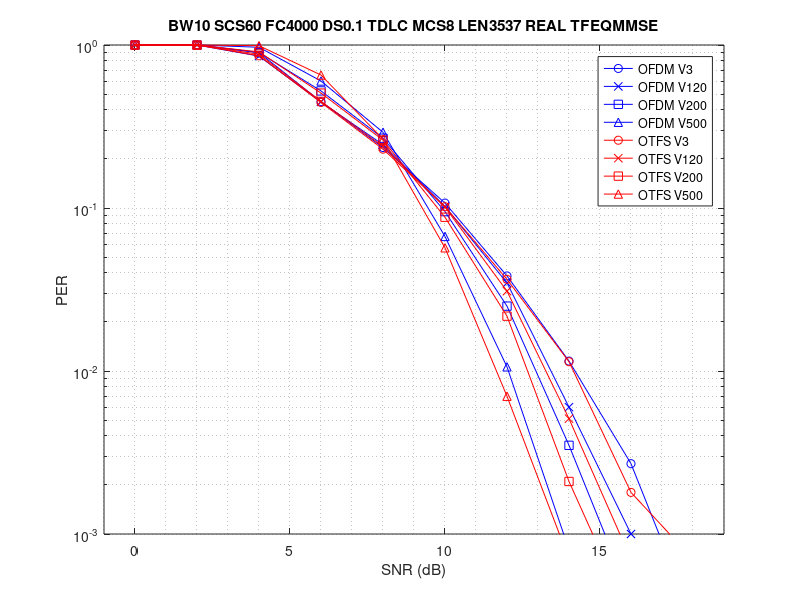
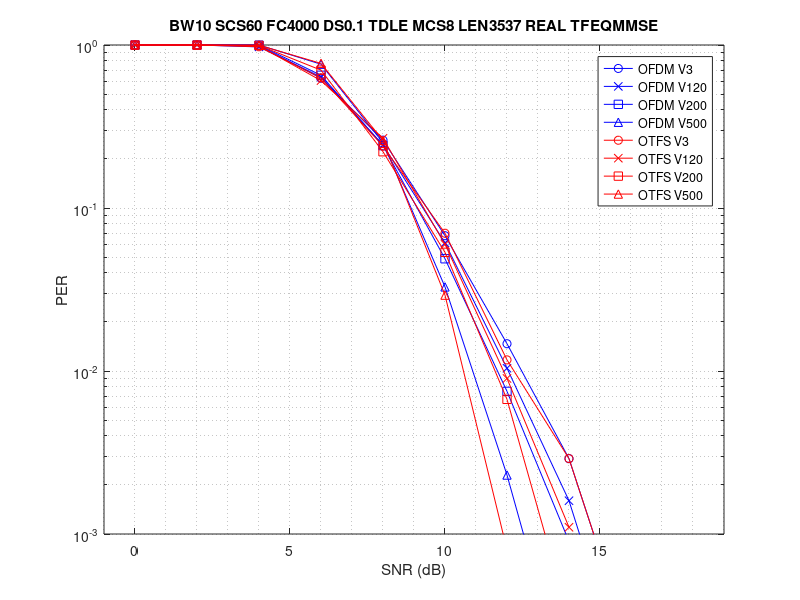
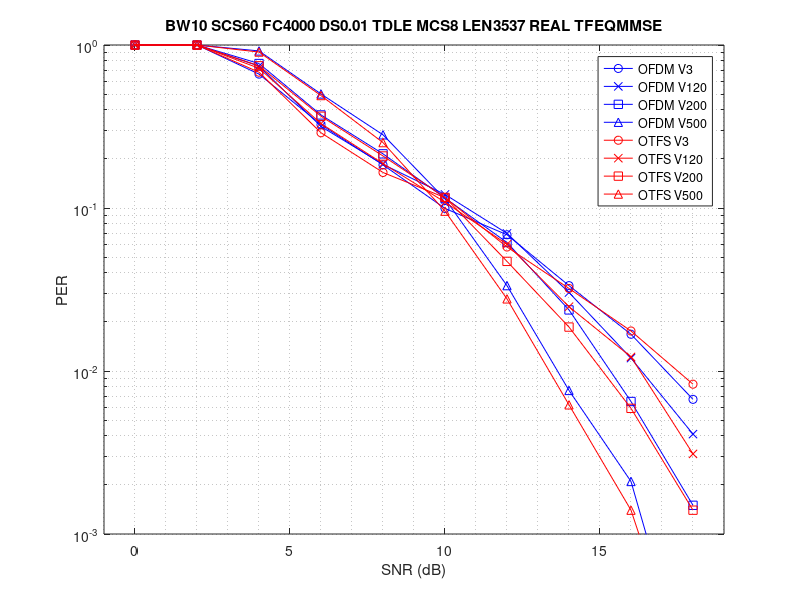
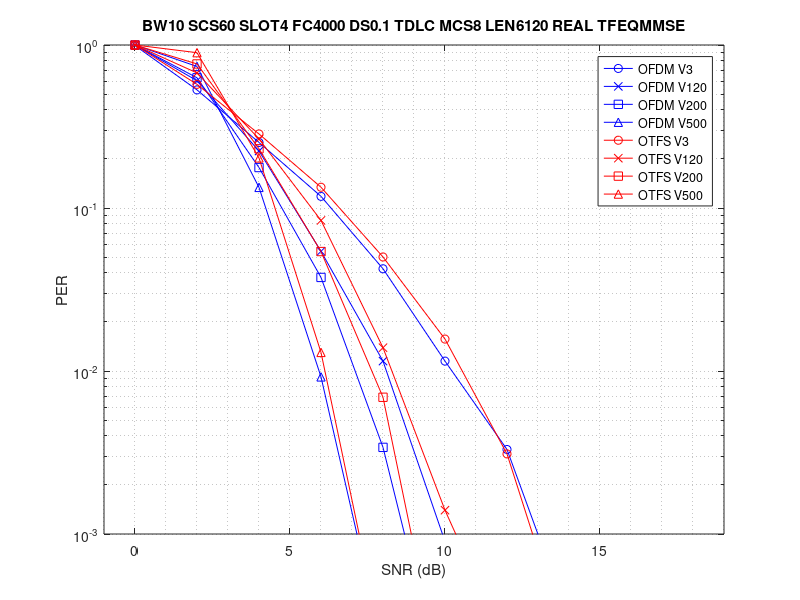

MATLAB code to generate these figures, in order:
% simulator: new_wave_test_r3
% commit: a48c3a6
% maintain bandwidth (10 MHz), single slot (14 ofdm symbols) simulation

% RUNNING CASE: OFDM BW10 SCS60 FC4000 V3 DS0.1 TDLC MCS8 LEN3537 SIM10000 SNR0 REAL TFEQMMSE
per_case01 = [ ...
     0.0        401   1.000000
     2.0        401   1.000000
     4.0        447   0.897092
     6.0        893   0.449048
     8.0       1707   0.234915
    10.0       3742   0.107162
    12.0      10000   0.038300
    14.0      10000   0.011500
    16.0      10000   0.002700
    18.0      10000   0.000300];

% RUNNING CASE: OFDM BW10 SCS60 FC4000 V120 DS0.1 TDLC MCS8 LEN3537 SIM10000 SNR0 REAL TFEQMMSE
per_case02 = [ ...
     0.0        401   1.000000
     2.0        401   1.000000
     4.0        469   0.855011
     6.0        896   0.447545
     8.0       1640   0.244512
    10.0       3925   0.102166
    12.0      10000   0.034700
    14.0      10000   0.006000
    16.0      10000   0.001000
    18.0      10000   0.000100];

% RUNNING CASE: OFDM BW10 SCS60 FC4000 V200 DS0.1 TDLC MCS8 LEN3537 SIM10000 SNR0 REAL TFEQMMSE
per_case03 = [ ...
     0.0        401   1.000000
     2.0        401   1.000000
     4.0        446   0.899103
     6.0        767   0.522816
     8.0       1497   0.267869
    10.0       4219   0.095046
    12.0      10000   0.025000
    14.0      10000   0.003500
    16.0      10000   0.000400];

% RUNNING CASE: OFDM BW10 SCS60 FC4000 V500 DS0.1 TDLC MCS8 LEN3537 SIM10000 SNR0 REAL TFEQMMSE
per_case04 = [ ...
     0.0        401   1.000000
     2.0        401   1.000000
     4.0        414   0.968599
     6.0        667   0.601199
     8.0       1376   0.291424
    10.0       5994   0.066900
    12.0      10000   0.010600
    14.0      10000   0.000800];

% RUNNING CASE: OFDM BW10 SCS60 FC4000 V3 DS0.1 TDLE MCS8 LEN3537 SIM10000 SNR0 REAL TFEQMMSE
per_case05 = [ ...
     0.0        401   1.000000
     2.0        401   1.000000
     4.0        405   0.990123
     6.0        641   0.625585
     8.0       1537   0.260898
    10.0       5931   0.067611
    12.0      10000   0.014700
    14.0      10000   0.002900
    16.0      10000   0.000200];

% RUNNING CASE: OFDM BW10 SCS60 FC4000 V120 DS0.1 TDLE MCS8 LEN3537 SIM10000 SNR0 REAL TFEQMMSE
per_case06 = [ ...
     0.0        401   1.000000
     2.0        401   1.000000
     4.0        412   0.973301
     6.0        630   0.636508
     8.0       1646   0.243621
    10.0       6563   0.061100
    12.0      10000   0.010400
    14.0      10000   0.001600
    16.0      10000   0.000100];

% RUNNING CASE: OFDM BW10 SCS60 FC4000 V200 DS0.1 TDLE MCS8 LEN3537 SIM10000 SNR0 REAL TFEQMMSE
per_case07 = [ ...
     0.0        401   1.000000
     2.0        401   1.000000
     4.0        402   0.997512
     6.0        615   0.652033
     8.0       1662   0.241276
    10.0       8214   0.048819
    12.0      10000   0.007500
    14.0      10000   0.000900];

% RUNNING CASE: OFDM BW10 SCS60 FC4000 V500 DS0.1 TDLE MCS8 LEN3537 SIM10000 SNR0 REAL TFEQMMSE
per_case08 = [ ...
     0.0        401   1.000000
     2.0        401   1.000000
     4.0        401   1.000000
     6.0        526   0.762357
     8.0       1594   0.251568
    10.0      10000   0.032800
    12.0      10000   0.002300
    14.0      10000   0.000100];

% RUNNING CASE: OTFS BW10 SCS60 FC4000 V3 DS0.1 TDLC MCS8 LEN3537 SIM10000 SNR0 REAL TFEQMMSE
per_case09 = [ ...
     0.0        401   1.000000
     2.0        401   1.000000
     4.0        467   0.858672
     6.0        903   0.444075
     8.0       1746   0.229668
    10.0       3936   0.101880
    12.0      10000   0.036500
    14.0      10000   0.011400
    16.0      10000   0.001800
    18.0      10000   0.000700];

% RUNNING CASE: OTFS BW10 SCS60 FC4000 V120 DS0.1 TDLC MCS8 LEN3537 SIM10000 SNR0 REAL TFEQMMSE
per_case10 = [ ...
     0.0        401   1.000000
     2.0        401   1.000000
     4.0        457   0.877462
     6.0        889   0.451069
     8.0       1681   0.238548
    10.0       3960   0.101263
    12.0      10000   0.030900
    14.0      10000   0.005100
    16.0      10000   0.000700];

% RUNNING CASE: OTFS BW10 SCS60 FC4000 V200 DS0.1 TDLC MCS8 LEN3537 SIM10000 SNR0 REAL TFEQMMSE
per_case11 = [ ...
     0.0        401   1.000000
     2.0        401   1.000000
     4.0        442   0.907240
     6.0        791   0.506953
     8.0       1537   0.260898
    10.0       4568   0.087785
    12.0      10000   0.021700
    14.0      10000   0.002100
    16.0      10000   0.000300];

% RUNNING CASE: OTFS BW10 SCS60 FC4000 V500 DS0.1 TDLC MCS8 LEN3537 SIM10000 SNR0 REAL TFEQMMSE
per_case12 = [ ...
     0.0        401   1.000000
     2.0        401   1.000000
     4.0        405   0.990123
     6.0        613   0.654160
     8.0       1517   0.264338
    10.0       7038   0.056976
    12.0      10000   0.007000
    14.0      10000   0.000700];

% RUNNING CASE: OTFS BW10 SCS60 FC4000 V3 DS0.1 TDLE MCS8 LEN3537 SIM10000 SNR0 REAL TFEQMMSE
per_case13 = [ ...
     0.0        401   1.000000
     2.0        401   1.000000
     4.0        411   0.975669
     6.0        638   0.628527
     8.0       1675   0.239403
    10.0       5728   0.070007
    12.0      10000   0.011700
    14.0      10000   0.002900
    16.0      10000   0.000200];

% RUNNING CASE: OTFS BW10 SCS60 FC4000 V120 DS0.1 TDLE MCS8 LEN3537 SIM10000 SNR0 REAL TFEQMMSE
per_case14 = [ ...
     0.0        401   1.000000
     2.0        401   1.000000
     4.0        406   0.987685
     6.0        663   0.604827
     8.0       1498   0.267690
    10.0       6698   0.059869
    12.0      10000   0.009000
    14.0      10000   0.001100
    16.0      10000   0.000000];

% RUNNING CASE: OTFS BW10 SCS60 FC4000 V200 DS0.1 TDLE MCS8 LEN3537 SIM10000 SNR0 REAL TFEQMMSE
per_case15 = [ ...
     0.0        401   1.000000
     2.0        401   1.000000
     4.0        403   0.995037
     6.0        572   0.701049
     8.0       1811   0.221425
    10.0       7499   0.053474
    12.0      10000   0.006700
    14.0      10000   0.000300];

% RUNNING CASE: OTFS BW10 SCS60 FC4000 V500 DS0.1 TDLE MCS8 LEN3537 SIM10000 SNR0 REAL TFEQMMSE
per_case16 = [ ...
     0.0        401   1.000000
     2.0        401   1.000000
     4.0        402   0.997512
     6.0        520   0.771154
     8.0       1544   0.259715
    10.0      10000   0.029200
    12.0      10000   0.000800];

% RUNNING CASE: OFDM BW10 SCS60 FC4000 V3 DS0.01 TDLE MCS8 LEN3537 SIM10000 SNR0 REAL TFEQMMSE
per_case17 = [ ...
     0.0        401   1.000000
     2.0        401   1.000000
     4.0        605   0.662810
     6.0       1235   0.324696
     8.0       2180   0.183945
    10.0       4034   0.099405
    12.0       5852   0.068524
    14.0      10000   0.033400
    16.0      10000   0.016800
    18.0      10000   0.006700];

% RUNNING CASE: OFDM BW10 SCS60 FC4000 V120 DS0.01 TDLE MCS8 LEN3537 SIM10000 SNR0 REAL TFEQMMSE
per_case18 = [ ...
     0.0        401   1.000000
     2.0        401   1.000000
     4.0        540   0.742593
     6.0       1268   0.316246
     8.0       2165   0.185219
    10.0       3310   0.121148
    12.0       5741   0.069848
    14.0      10000   0.030300
    16.0      10000   0.012000
    18.0      10000   0.004100];

% RUNNING CASE: OFDM BW10 SCS60 FC4000 V200 DS0.01 TDLE MCS8 LEN3537 SIM10000 SNR0 REAL TFEQMMSE
per_case19 = [ ...
     0.0        401   1.000000
     2.0        401   1.000000
     4.0        521   0.769674
     6.0       1077   0.372331
     8.0       1866   0.214898
    10.0       3482   0.115164
    12.0       6530   0.061409
    14.0      10000   0.023700
    16.0      10000   0.006500
    18.0      10000   0.001500];

% RUNNING CASE: OFDM BW10 SCS60 FC4000 V500 DS0.01 TDLE MCS8 LEN3537 SIM10000 SNR0 REAL TFEQMMSE
per_case20 = [ ...
     0.0        401   1.000000
     2.0        401   1.000000
     4.0        436   0.919725
     6.0        801   0.500624
     8.0       1426   0.281206
    10.0       3525   0.113759
    12.0      10000   0.033400
    14.0      10000   0.007600
    16.0      10000   0.002100
    18.0      10000   0.000100];

% RUNNING CASE: OTFS BW10 SCS60 FC4000 V3 DS0.01 TDLE MCS8 LEN3537 SIM10000 SNR0 REAL TFEQMMSE
per_case21 = [ ...
     0.0        401   1.000000
     2.0        401   1.000000
     4.0        589   0.680815
     6.0       1385   0.289531
     8.0       2428   0.165157
    10.0       3464   0.115762
    12.0       6957   0.057640
    14.0      10000   0.032100
    16.0      10000   0.017600
    18.0      10000   0.008300];

% RUNNING CASE: OTFS BW10 SCS60 FC4000 V120 DS0.01 TDLE MCS8 LEN3537 SIM10000 SNR0 REAL TFEQMMSE
per_case22 = [ ...
     0.0        401   1.000000
     2.0        401   1.000000
     4.0        557   0.719928
     6.0       1217   0.329499
     8.0       2141   0.187296
    10.0       3692   0.108613
    12.0       6698   0.059869
    14.0      10000   0.024800
    16.0      10000   0.012200
    18.0      10000   0.003100];

% RUNNING CASE: OTFS BW10 SCS60 FC4000 V200 DS0.01 TDLE MCS8 LEN3537 SIM10000 SNR0 REAL TFEQMMSE
per_case23 = [ ...
     0.0        401   1.000000
     2.0        401   1.000000
     4.0        538   0.745353
     6.0       1097   0.365542
     8.0       1923   0.208528
    10.0       3453   0.116131
    12.0       8523   0.047049
    14.0      10000   0.018600
    16.0      10000   0.005900
    18.0      10000   0.001400];

% RUNNING CASE: OTFS BW10 SCS60 FC4000 V500 DS0.01 TDLE MCS8 LEN3537 SIM10000 SNR0 REAL TFEQMMSE
per_case24 = [ ...
     0.0        401   1.000000
     2.0        401   1.000000
     4.0        443   0.905192
     6.0        819   0.489621
     8.0       1592   0.251884
    10.0       4193   0.095636
    12.0      10000   0.027700
    14.0      10000   0.006200
    16.0      10000   0.001400
    18.0      10000   0.000100];

% RUNNING CASE: OFDM BW10 SCS60 SLOT4 FC4000 V3 DS0.1 TDLC MCS8 LEN6120 SIM10000 SNR0 REAL TFEQMMSE
per_case25 = [ ...
     0.0        404   0.992574
     2.0        756   0.530423
     4.0       1589   0.252360
     6.0       3402   0.117872
     8.0       9459   0.042393
    10.0      10000   0.011500
    12.0      10000   0.003300
    14.0      10000   0.000300];

% RUNNING CASE: OFDM BW10 SCS60 SLOT4 FC4000 V120 DS0.1 TDLC MCS8 LEN6120 SIM10000 SNR0 REAL TFEQMMSE
per_case26 = [ ...
     0.0        401   1.000000
     2.0        664   0.603916
     4.0       1793   0.223648
     6.0       7394   0.054233
     8.0      10000   0.011500
    10.0      10000   0.000900];

% RUNNING CASE: OFDM BW10 SCS60 SLOT4 FC4000 V200 DS0.1 TDLC MCS8 LEN6120 SIM10000 SNR0 REAL TFEQMMSE
per_case27 = [ ...
     0.0        401   1.000000
     2.0        637   0.629513
     4.0       2264   0.177120
     6.0      10000   0.037500
     8.0      10000   0.003400
    10.0      10000   0.000100];

% RUNNING CASE: OFDM BW10 SCS60 SLOT4 FC4000 V500 DS0.1 TDLC MCS8 LEN6120 SIM10000 SNR0 REAL TFEQMMSE
per_case28 = [ ...
     0.0        401   1.000000
     2.0        543   0.738490
     4.0       2998   0.133756
     6.0      10000   0.009200
     8.0      10000   0.000200];

% RUNNING CASE: OFDM BW10 SCS60 SLOT4 FC4000 V3 DS0.01 TDLE MCS8 LEN6120 SIM10000 SNR0 REAL TFEQMMSE
per_case29 = [ ...
     0.0        415   0.966265
     2.0        864   0.464120
     4.0       1515   0.264686
     6.0       2572   0.155910
     8.0       4590   0.087364
    10.0       8521   0.047060
    12.0      10000   0.021200
    14.0      10000   0.011500
    16.0      10000   0.004000
    18.0      10000   0.001700];

% RUNNING CASE: OFDM BW10 SCS60 SLOT4 FC4000 V120 DS0.01 TDLE MCS8 LEN6120 SIM10000 SNR0 REAL TFEQMMSE
per_case30 = [ ...
     0.0        404   0.992574
     2.0        780   0.514103
     4.0       1722   0.232869
     6.0       3766   0.106479
     8.0      10000   0.037400
    10.0      10000   0.013300
    12.0      10000   0.003100
    14.0      10000   0.000200];

% RUNNING CASE: OFDM BW10 SCS60 SLOT4 FC4000 V200 DS0.01 TDLE MCS8 LEN6120 SIM10000 SNR0 REAL TFEQMMSE
per_case31 = [ ...
     0.0        401   1.000000
     2.0        697   0.575323
     4.0       1816   0.220815
     6.0       4985   0.080441
     8.0      10000   0.020200
    10.0      10000   0.005200
    12.0      10000   0.001200
    14.0      10000   0.000000];

% RUNNING CASE: OFDM BW10 SCS60 SLOT4 FC4000 V500 DS0.01 TDLE MCS8 LEN6120 SIM10000 SNR0 REAL TFEQMMSE
per_case32 = [ ...
     0.0        401   1.000000
     2.0        593   0.676223
     4.0       2415   0.166046
     6.0      10000   0.036400
     8.0      10000   0.003700
    10.0      10000   0.000800];

% RUNNING CASE: OTFS BW10 SCS60 SLOT4 FC4000 V3 DS0.1 TDLC MCS8 LEN6120 SIM10000 SNR0 REAL TFEQMMSE
per_case33 = [ ...
     0.0        401   1.000000
     2.0        699   0.573677
     4.0       1409   0.284599
     6.0       2991   0.134069
     8.0       8009   0.050069
    10.0      10000   0.015700
    12.0      10000   0.003100
    14.0      10000   0.000200];

% RUNNING CASE: OTFS BW10 SCS60 SLOT4 FC4000 V120 DS0.1 TDLC MCS8 LEN6120 SIM10000 SNR0 REAL TFEQMMSE
per_case34 = [ ...
     0.0        401   1.000000
     2.0        595   0.673950
     4.0       1512   0.265212
     6.0       4777   0.083944
     8.0      10000   0.013900
    10.0      10000   0.001400
    12.0      10000   0.000200];

% RUNNING CASE: OTFS BW10 SCS60 SLOT4 FC4000 V200 DS0.1 TDLC MCS8 LEN6120 SIM10000 SNR0 REAL TFEQMMSE
per_case35 = [ ...
     0.0        401   1.000000
     2.0        524   0.765267
     4.0       1737   0.230858
     6.0       7418   0.054058
     8.0      10000   0.006900
    10.0      10000   0.000100];

% RUNNING CASE: OTFS BW10 SCS60 SLOT4 FC4000 V500 DS0.1 TDLC MCS8 LEN6120 SIM10000 SNR0 REAL TFEQMMSE
per_case36 = [ ...
     0.0        401   1.000000
     2.0        447   0.897092
     4.0       1977   0.202833
     6.0      10000   0.013000
     8.0      10000   0.000200];

% RUNNING CASE: OTFS BW10 SCS60 SLOT4 FC4000 V3 DS0.01 TDLE MCS8 LEN6120 SIM10000 SNR0 REAL TFEQMMSE
per_case37 = [ ...
     0.0        409   0.980440
     2.0        858   0.467366
     4.0       1615   0.248297
     6.0       2452   0.163540
     8.0       4678   0.085720
    10.0       7948   0.050453
    12.0      10000   0.022500
    14.0      10000   0.010800
    16.0      10000   0.003700
    18.0      10000   0.001700];

% RUNNING CASE: OTFS BW10 SCS60 SLOT4 FC4000 V120 DS0.01 TDLE MCS8 LEN6120 SIM10000 SNR0 REAL TFEQMMSE
per_case38 = [ ...
     0.0        401   1.000000
     2.0        644   0.622671
     4.0       1433   0.279833
     6.0       3612   0.111019
     8.0       9993   0.040128
    10.0      10000   0.012000
    12.0      10000   0.003000
    14.0      10000   0.000300];

% RUNNING CASE: OTFS BW10 SCS60 SLOT4 FC4000 V200 DS0.01 TDLE MCS8 LEN6120 SIM10000 SNR0 REAL TFEQMMSE
per_case39 = [ ...
     0.0        401   1.000000
     2.0        620   0.646774
     4.0       1647   0.243473
     6.0       4988   0.080393
     8.0      10000   0.023700
    10.0      10000   0.006800
    12.0      10000   0.000800];

% RUNNING CASE: OTFS BW10 SCS60 SLOT4 FC4000 V500 DS0.01 TDLE MCS8 LEN6120 SIM10000 SNR0 REAL TFEQMMSE
per_case40 = [ ...
     0.0        401   1.000000
     2.0        498   0.805221
     4.0       1749   0.229274
     6.0       9591   0.041810
     8.0      10000   0.004100
    10.0      10000   0.000100];

% figure
% semilogy(per_case01(:,1),per_case01(:,3),'-ko'), hold on
% semilogy(per_case02(:,1),per_case02(:,3),'-kx')
% semilogy(per_case03(:,1),per_case03(:,3),'-ks')
% semilogy(per_case04(:,1),per_case04(:,3),'-k^'), hold off
% grid minor
% title('OFDM BW10 SCS60 FC4000 DS0.1 TDLC MCS8 LEN3537 REAL TFEQMMSE')
% xlabel('SNR (dB)'), ylabel('PER')
% legend('V3', 'V120', 'V200', 'V500')
% axis([-1 19 1e-3 1])
% 
% figure
% semilogy(per_case05(:,1),per_case05(:,3),'-ko'), hold on
% semilogy(per_case06(:,1),per_case06(:,3),'-kx')
% semilogy(per_case07(:,1),per_case07(:,3),'-ks')
% semilogy(per_case08(:,1),per_case08(:,3),'-k^'), hold off
% grid minor
% title('OFDM BW10 SCS60 FC4000 DS0.1 TDLE MCS8 LEN3537 REAL TFEQMMSE')
% xlabel('SNR (dB)'), ylabel('PER')
% legend('V3', 'V120', 'V200', 'V500')
% axis([-1 19 1e-3 1])
% 
% figure
% semilogy(per_case09(:,1),per_case09(:,3),'-ko'), hold on
% semilogy(per_case10(:,1),per_case10(:,3),'-kx')
% semilogy(per_case11(:,1),per_case11(:,3),'-ks')
% semilogy(per_case12(:,1),per_case12(:,3),'-k^'), hold off
% grid minor
% title('OTFS BW10 SCS60 FC4000 DS0.1 TDLC MCS8 LEN3537 REAL TFEQMMSE')
% xlabel('SNR (dB)'), ylabel('PER')
% legend('V3', 'V120', 'V200', 'V500')
% axis([-1 19 1e-3 1])
% 
% figure
% semilogy(per_case13(:,1),per_case13(:,3),'-ko'), hold on
% semilogy(per_case14(:,1),per_case14(:,3),'-kx')
% semilogy(per_case15(:,1),per_case15(:,3),'-ks')
% semilogy(per_case16(:,1),per_case16(:,3),'-k^'), hold off
% grid minor
% title('OTFS BW10 SCS60 FC4000 DS0.1 TDLE MCS8 LEN3537 REAL TFEQMMSE')
% xlabel('SNR (dB)'), ylabel('PER')
% legend('V3', 'V120', 'V200', 'V500')
% axis([-1 19 1e-3 1])
% 
% figure
% semilogy(per_case17(:,1),per_case17(:,3),'-ko'), hold on
% semilogy(per_case18(:,1),per_case18(:,3),'-kx')
% semilogy(per_case19(:,1),per_case19(:,3),'-ks')
% semilogy(per_case20(:,1),per_case20(:,3),'-k^'), hold off
% grid minor
% title('OFDM BW10 SCS60 FC4000 DS0.01 TDLE MCS8 LEN3537 REAL TFEQMMSE')
% xlabel('SNR (dB)'), ylabel('PER')
% legend('V3', 'V120', 'V200', 'V500')
% axis([-1 19 1e-3 1])
% 
% figure
% semilogy(per_case21(:,1),per_case21(:,3),'-ko'), hold on
% semilogy(per_case22(:,1),per_case22(:,3),'-kx')
% semilogy(per_case23(:,1),per_case23(:,3),'-ks')
% semilogy(per_case24(:,1),per_case24(:,3),'-k^'), hold off
% grid minor
% title('OTFS BW10 SCS60 FC4000 DS0.1 TDLE MCS8 LEN3537 REAL TFEQMMSE')
% xlabel('SNR (dB)'), ylabel('PER')
% legend('V3', 'V120', 'V200', 'V500')
% axis([-1 19 1e-3 1])

figure
semilogy(per_case01(:,1),per_case01(:,3),'-bo'), hold on
semilogy(per_case02(:,1),per_case02(:,3),'-bx')
semilogy(per_case03(:,1),per_case03(:,3),'-bs')
semilogy(per_case04(:,1),per_case04(:,3),'-b^')
semilogy(per_case09(:,1),per_case09(:,3),'-ro')
semilogy(per_case10(:,1),per_case10(:,3),'-rx')
semilogy(per_case11(:,1),per_case11(:,3),'-rs')
semilogy(per_case12(:,1),per_case12(:,3),'-r^'), hold off
grid minor
title('BW10 SCS60 FC4000 DS0.1 TDLC MCS8 LEN3537 REAL TFEQMMSE')
xlabel('SNR (dB)'), ylabel('PER')
legend('OFDM V3', 'OFDM V120', 'OFDM V200', 'OFDM V500', 'OTFS V3', 'OTFS V120', 'OTFS V200', 'OTFS V500')
axis([-1 19 1e-3 1])

figure
semilogy(per_case05(:,1),per_case05(:,3),'-bo'), hold on
semilogy(per_case06(:,1),per_case06(:,3),'-bx')
semilogy(per_case07(:,1),per_case07(:,3),'-bs')
semilogy(per_case08(:,1),per_case08(:,3),'-b^')
semilogy(per_case13(:,1),per_case13(:,3),'-ro')
semilogy(per_case14(:,1),per_case14(:,3),'-rx')
semilogy(per_case15(:,1),per_case15(:,3),'-rs')
semilogy(per_case16(:,1),per_case16(:,3),'-r^'), hold off
grid minor
title('BW10 SCS60 FC4000 DS0.1 TDLE MCS8 LEN3537 REAL TFEQMMSE')
xlabel('SNR (dB)'), ylabel('PER')
legend('OFDM V3', 'OFDM V120', 'OFDM V200', 'OFDM V500', 'OTFS V3', 'OTFS V120', 'OTFS V200', 'OTFS V500')
axis([-1 19 1e-3 1])

figure
semilogy(per_case17(:,1),per_case17(:,3),'-bo'), hold on
semilogy(per_case18(:,1),per_case18(:,3),'-bx')
semilogy(per_case19(:,1),per_case19(:,3),'-bs')
semilogy(per_case20(:,1),per_case20(:,3),'-b^')
semilogy(per_case21(:,1),per_case21(:,3),'-ro')
semilogy(per_case22(:,1),per_case22(:,3),'-rx')
semilogy(per_case23(:,1),per_case23(:,3),'-rs')
semilogy(per_case24(:,1),per_case24(:,3),'-r^'), hold off
grid minor
title('BW10 SCS60 FC4000 DS0.01 TDLE MCS8 LEN3537 REAL TFEQMMSE')
xlabel('SNR (dB)'), ylabel('PER')
legend('OFDM V3', 'OFDM V120', 'OFDM V200', 'OFDM V500', 'OTFS V3', 'OTFS V120', 'OTFS V200', 'OTFS V500')
axis([-1 19 1e-3 1])

figure
semilogy(per_case25(:,1),per_case25(:,3),'-bo'), hold on
semilogy(per_case26(:,1),per_case26(:,3),'-bx')
semilogy(per_case27(:,1),per_case27(:,3),'-bs')
semilogy(per_case28(:,1),per_case28(:,3),'-b^')
semilogy(per_case33(:,1),per_case33(:,3),'-ro')
semilogy(per_case34(:,1),per_case34(:,3),'-rx')
semilogy(per_case35(:,1),per_case35(:,3),'-rs')
semilogy(per_case36(:,1),per_case36(:,3),'-r^'), hold off
grid minor
title('BW10 SCS60 SLOT4 FC4000 DS0.1 TDLC MCS8 LEN6120 REAL TFEQMMSE')
xlabel('SNR (dB)'), ylabel('PER')
legend('OFDM V3', 'OFDM V120', 'OFDM V200', 'OFDM V500', 'OTFS V3', 'OTFS V120', 'OTFS V200', 'OTFS V500')
axis([-1 19 1e-3 1])

figure
semilogy(per_case29(:,1),per_case29(:,3),'-bo'), hold on
semilogy(per_case30(:,1),per_case30(:,3),'-bx')
semilogy(per_case31(:,1),per_case31(:,3),'-bs')
semilogy(per_case32(:,1),per_case32(:,3),'-b^')
semilogy(per_case37(:,1),per_case37(:,3),'-ro')
semilogy(per_case38(:,1),per_case38(:,3),'-rx')
semilogy(per_case39(:,1),per_case39(:,3),'-rs')
semilogy(per_case40(:,1),per_case40(:,3),'-r^'), hold off
grid minor
title('BW10 SCS60 SLOT4 FC4000 DS0.01 TDLE MCS8 LEN6120 REAL TFEQMMSE')
xlabel('SNR (dB)'), ylabel('PER')
legend('OFDM V3', 'OFDM V120', 'OFDM V200', 'OFDM V500', 'OTFS V3', 'OTFS V120', 'OTFS V200', 'OTFS V500')
axis([-1 19 1e-3 1])
